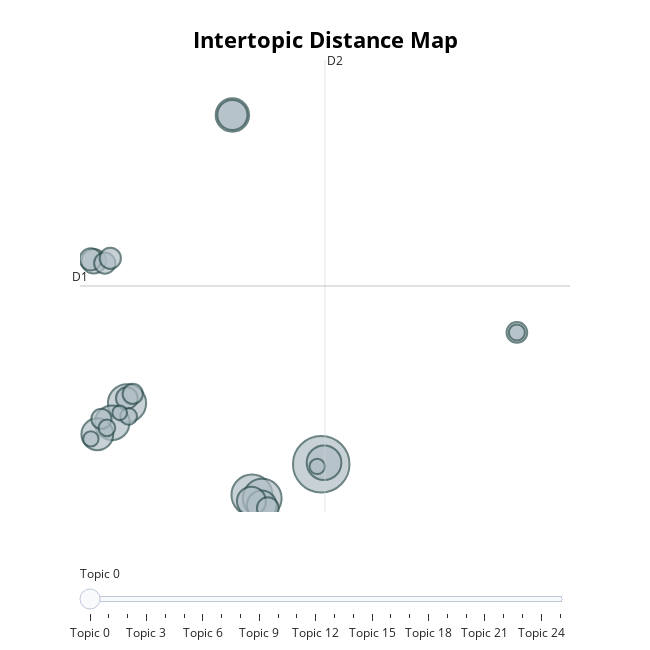

Notebook code for this chart:
### Code cell
model.visualize_topics()

### Figure 1 — Plotly figure (JSON) as saved in the notebook; plotly's stock layout.template omitted (floating-point values rounded to 4 significant figures)
{"data": [{"customdata": [[0, "writing | feedback | the | of | and", 149], [1, "mobile | learning | the | mall | of", 78], [2, "teachers | technology | and | of | the", 70], [3, "intercultural | telecollaboration | and | the | of", 68], [4, "task | in | the | and | of", 56], [5, "corpus | ddl | the | of | corpora", 56], [6, "vr | virtual | the | and | in", 52], [7, "pronunciation | asr | the | of | and", 47], [8, "game | games | gaming | and | in", 42], [9, "blended | learning | course | and | the", 41], [10, "call | of | the | and | quot", 39], [11, "glosses | vocabulary | the | gloss | of", 28], [12, "captions | comprehension | captioning | listening | caption", 23], [13, "flipped | the | classroom | in | and", 22], [14, "and | identity | of | in | online", 22], [15, "vocabulary | the | of | knowledge | and", 21], [16, "reading | students | the | and | comprehension", 21], [17, "facebook | social | the | networking | learning", 20], [18, "digital | storytelling | fan | the | and", 19], [19, "robot | rall | the | in | of", 19], [20, "pragmatics | pragmatic | of | the | to", 13], [21, "multimodal | videoconferencing | online | webcam | of", 13], [22, "wtc | l2 | english | idle | informal", 12], [23, "listening | test | item | comprehension | metacognitive", 11], [24, "mt | translation | machine | students | texts", 11], [25, "whatsapp | to | the | of | in", 10]], "hovertemplate": "<b>Topic %{customdata[0]}</b><br>%{customdata[1]}<br>Size: %{customdata[2]}", "legendgroup": "", "marker": {"color": "#B0BEC5", "line": {"color": "DarkSlateGrey", "width": 2}, "size": [149, 78, 70, 68, 56, 56, 52, 47, 42, 41, 39, 28, 23, 22, 22, 21, 21, 20, 19, 19, 13, 13, 12, 11, 11, 10], "sizemode": "area", "sizeref": 0.09312, "symbol": "circle"}, "mode": "markers", "name": "", "orientation": "v", "showlegend": false, "type": "scatter", "x": [5.297, 2.982, 3.326, -1.191, -1.687, 5.391, 2.328, -2.183, 2.328, 3.31, 2.964, -2.304, -2.402, 3.513, -1.197, -1.935, -1.751, 11.83, -1.001, -2.046, -1.863, -1.138, 11.83, -2.399, 5.163, -1.435], "xaxis": "x", "y": [1.1, -0.8148, -1.014, 4.9, 3.682, 1.194, 22.85, 2.97, 22.85, -1.451, -1.199, 13.75, 13.87, -1.629, 5.215, 13.63, 13.93, 9.31, 5.48, 3.924, 3.368, 4.079, 9.31, 2.681, 0.9661, 4.31], "yaxis": "y"}], "layout": {"annotations": [{"showarrow": false, "text": "D1", "x": -2.762, "y": 12.2, "yshift": 10}, {"showarrow": false, "text": "D2", "x": 5.423, "xshift": 10, "y": 26.28}], "height": 650, "hoverlabel": {"bgcolor": "white", "font": {"family": "Rockwell", "size": 16}}, "legend": {"itemsizing": "constant", "tracegroupgap": 0}, "margin": {"t": 60}, "shapes": [{"line": {"color": "#CFD8DC", "width": 2}, "type": "line", "x0": 5.423, "x1": 5.423, "y0": -1.873, "y1": 26.28}, {"line": {"color": "#9E9E9E", "width": 2}, "type": "line", "x0": -2.762, "x1": 13.61, "y0": 12.2, "y1": 12.2}], "sliders": [{"active": 0, "pad": {"t": 50}, "steps": [{"args": [{"marker.color": [["red", "#B0BEC5", "#B0BEC5", "#B0BEC5", "#B0BEC5", "#B0BEC5", "#B0BEC5", "#B0BEC5", "#B0BEC5", "#B0BEC5", "#B0BEC5", "#B0BEC5", "#B0BEC5", "#B0BEC5", "#B0BEC5", "#B0BEC5", "#B0BEC5", "#B0BEC5", "#B0BEC5", "#B0BEC5", "#B0BEC5", "#B0BEC5", "#B0BEC5", "#B0BEC5", "#B0BEC5", "#B0BEC5"]]}], "label": "Topic 0", "method": "update"}, {"args": [{"marker.color": [["#B0BEC5", "red", "#B0BEC5", "#B0BEC5", "#B0BEC5", "#B0BEC5", "#B0BEC5", "#B0BEC5", "#B0BEC5", "#B0BEC5", "#B0BEC5", "#B0BEC5", "#B0BEC5", "#B0BEC5", "#B0BEC5", "#B0BEC5", "#B0BEC5", "#B0BEC5", "#B0BEC5", "#B0BEC5", "#B0BEC5", "#B0BEC5", "#B0BEC5", "#B0BEC5", "#B0BEC5", "#B0BEC5"]]}], "label": "Topic 1", "method": "update"}, {"args": [{"marker.color": [["#B0BEC5", "#B0BEC5", "red", "#B0BEC5", "#B0BEC5", "#B0BEC5", "#B0BEC5", "#B0BEC5", "#B0BEC5", "#B0BEC5", "#B0BEC5", "#B0BEC5", "#B0BEC5", "#B0BEC5", "#B0BEC5", "#B0BEC5", "#B0BEC5", "#B0BEC5", "#B0BEC5", "#B0BEC5", "#B0BEC5", "#B0BEC5", "#B0BEC5", "#B0BEC5", "#B0BEC5", "#B0BEC5"]]}], "label": "Topic 2", "method": "update"}, {"args": [{"marker.color": [["#B0BEC5", "#B0BEC5", "#B0BEC5", "red", "#B0BEC5", "#B0BEC5", "#B0BEC5", "#B0BEC5", "#B0BEC5", "#B0BEC5", "#B0BEC5", "#B0BEC5", "#B0BEC5", "#B0BEC5", "#B0BEC5", "#B0BEC5", "#B0BEC5", "#B0BEC5", "#B0BEC5", "#B0BEC5", "#B0BEC5", "#B0BEC5", "#B0BEC5", "#B0BEC5", "#B0BEC5", "#B0BEC5"]]}], "label": "Topic 3", "method": "update"}, {"args": [{"marker.color": [["#B0BEC5", "#B0BEC5", "#B0BEC5", "#B0BEC5", "red", "#B0BEC5", "#B0BEC5", "#B0BEC5", "#B0BEC5", "#B0BEC5", "#B0BEC5", "#B0BEC5", "#B0BEC5", "#B0BEC5", "#B0BEC5", "#B0BEC5", "#B0BEC5", "#B0BEC5", "#B0BEC5", "#B0BEC5", "#B0BEC5", "#B0BEC5", "#B0BEC5", "#B0BEC5", "#B0BEC5", "#B0BEC5"]]}], "label": "Topic 4", "method": "update"}, {"args": [{"marker.color": [["#B0BEC5", "#B0BEC5", "#B0BEC5", "#B0BEC5", "#B0BEC5", "red", "#B0BEC5", "#B0BEC5", "#B0BEC5", "#B0BEC5", "#B0BEC5", "#B0BEC5", "#B0BEC5", "#B0BEC5", "#B0BEC5", "#B0BEC5", "#B0BEC5", "#B0BEC5", "#B0BEC5", "#B0BEC5", "#B0BEC5", "#B0BEC5", "#B0BEC5", "#B0BEC5", "#B0BEC5", "#B0BEC5"]]}], "label": "Topic 5", "method": "update"}, {"args": [{"marker.color": [["#B0BEC5", "#B0BEC5", "#B0BEC5", "#B0BEC5", "#B0BEC5", "#B0BEC5", "red", "#B0BEC5", "#B0BEC5", "#B0BEC5", "#B0BEC5", "#B0BEC5", "#B0BEC5", "#B0BEC5", "#B0BEC5", "#B0BEC5", "#B0BEC5", "#B0BEC5", "#B0BEC5", "#B0BEC5", "#B0BEC5", "#B0BEC5", "#B0BEC5", "#B0BEC5", "#B0BEC5", "#B0BEC5"]]}], "label": "Topic 6", "method": "update"}, {"args": [{"marker.color": [["#B0BEC5", "#B0BEC5", "#B0BEC5", "#B0BEC5", "#B0BEC5", "#B0BEC5", "#B0BEC5", "red", "#B0BEC5", "#B0BEC5", "#B0BEC5", "#B0BEC5", "#B0BEC5", "#B0BEC5", "#B0BEC5", "#B0BEC5", "#B0BEC5", "#B0BEC5", "#B0BEC5", "#B0BEC5", "#B0BEC5", "#B0BEC5", "#B0BEC5", "#B0BEC5", "#B0BEC5", "#B0BEC5"]]}], "label": "Topic 7", "method": "update"}, {"args": [{"marker.color": [["#B0BEC5", "#B0BEC5", "#B0BEC5", "#B0BEC5", "#B0BEC5", "#B0BEC5", "#B0BEC5", "#B0BEC5", "red", "#B0BEC5", "#B0BEC5", "#B0BEC5", "#B0BEC5", "#B0BEC5", "#B0BEC5", "#B0BEC5", "#B0BEC5", "#B0BEC5", "#B0BEC5", "#B0BEC5", "#B0BEC5", "#B0BEC5", "#B0BEC5", "#B0BEC5", "#B0BEC5", "#B0BEC5"]]}], "label": "Topic 8", "method": "update"}, {"args": [{"marker.color": [["#B0BEC5", "#B0BEC5", "#B0BEC5", "#B0BEC5", "#B0BEC5", "#B0BEC5", "#B0BEC5", "#B0BEC5", "#B0BEC5", "red", "#B0BEC5", "#B0BEC5", "#B0BEC5", "#B0BEC5", "#B0BEC5", "#B0BEC5", "#B0BEC5", "#B0BEC5", "#B0BEC5", "#B0BEC5", "#B0BEC5", "#B0BEC5", "#B0BEC5", "#B0BEC5", "#B0BEC5", "#B0BEC5"]]}], "label": "Topic 9", "method": "update"}, {"args": [{"marker.color": [["#B0BEC5", "#B0BEC5", "#B0BEC5", "#B0BEC5", "#B0BEC5", "#B0BEC5", "#B0BEC5", "#B0BEC5", "#B0BEC5", "#B0BEC5", "red", "#B0BEC5", "#B0BEC5", "#B0BEC5", "#B0BEC5", "#B0BEC5", "#B0BEC5", "#B0BEC5", "#B0BEC5", "#B0BEC5", "#B0BEC5", "#B0BEC5", "#B0BEC5", "#B0BEC5", "#B0BEC5", "#B0BEC5"]]}], "label": "Topic 10", "method": "update"}, {"args": [{"marker.color": [["#B0BEC5", "#B0BEC5", "#B0BEC5", "#B0BEC5", "#B0BEC5", "#B0BEC5", "#B0BEC5", "#B0BEC5", "#B0BEC5", "#B0BEC5", "#B0BEC5", "red", "#B0BEC5", "#B0BEC5", "#B0BEC5", "#B0BEC5", "#B0BEC5", "#B0BEC5", "#B0BEC5", "#B0BEC5", "#B0BEC5", "#B0BEC5", "#B0BEC5", "#B0BEC5", "#B0BEC5", "#B0BEC5"]]}], "label": "Topic 11", "method": "update"}, {"args": [{"marker.color": [["#B0BEC5", "#B0BEC5", "#B0BEC5", "#B0BEC5", "#B0BEC5", "#B0BEC5", "#B0BEC5", "#B0BEC5", "#B0BEC5", "#B0BEC5", "#B0BEC5", "#B0BEC5", "red", "#B0BEC5", "#B0BEC5", "#B0BEC5", "#B0BEC5", "#B0BEC5", "#B0BEC5", "#B0BEC5", "#B0BEC5", "#B0BEC5", "#B0BEC5", "#B0BEC5", "#B0BEC5", "#B0BEC5"]]}], "label": "Topic 12", "method": "update"}, {"args": [{"marker.color": [["#B0BEC5", "#B0BEC5", "#B0BEC5", "#B0BEC5", "#B0BEC5", "#B0BEC5", "#B0BEC5", "#B0BEC5", "#B0BEC5", "#B0BEC5", "#B0BEC5", "#B0BEC5", "#B0BEC5", "red", "#B0BEC5", "#B0BEC5", "#B0BEC5", "#B0BEC5", "#B0BEC5", "#B0BEC5", "#B0BEC5", "#B0BEC5", "#B0BEC5", "#B0BEC5", "#B0BEC5", "#B0BEC5"]]}], "label": "Topic 13", "method": "update"}, {"args": [{"marker.color": [["#B0BEC5", "#B0BEC5", "#B0BEC5", "#B0BEC5", "#B0BEC5", "#B0BEC5", "#B0BEC5", "#B0BEC5", "#B0BEC5", "#B0BEC5", "#B0BEC5", "#B0BEC5", "#B0BEC5", "#B0BEC5", "red", "#B0BEC5", "#B0BEC5", "#B0BEC5", "#B0BEC5", "#B0BEC5", "#B0BEC5", "#B0BEC5", "#B0BEC5", "#B0BEC5", "#B0BEC5", "#B0BEC5"]]}], "label": "Topic 14", "method": "update"}, {"args": [{"marker.color": [["#B0BEC5", "#B0BEC5", "#B0BEC5", "#B0BEC5", "#B0BEC5", "#B0BEC5", "#B0BEC5", "#B0BEC5", "#B0BEC5", "#B0BEC5", "#B0BEC5", "#B0BEC5", "#B0BEC5", "#B0BEC5", "#B0BEC5", "red", "#B0BEC5", "#B0BEC5", "#B0BEC5", "#B0BEC5", "#B0BEC5", "#B0BEC5", "#B0BEC5", "#B0BEC5", "#B0BEC5", "#B0BEC5"]]}], "label": "Topic 15", "method": "update"}, {"args": [{"marker.color": [["#B0BEC5", "#B0BEC5", "#B0BEC5", "#B0BEC5", "#B0BEC5", "#B0BEC5", "#B0BEC5", "#B0BEC5", "#B0BEC5", "#B0BEC5", "#B0BEC5", "#B0BEC5", "#B0BEC5", "#B0BEC5", "#B0BEC5", "#B0BEC5", "red", "#B0BEC5", "#B0BEC5", "#B0BEC5", "#B0BEC5", "#B0BEC5", "#B0BEC5", "#B0BEC5", "#B0BEC5", "#B0BEC5"]]}], "label": "Topic 16", "method": "update"}, {"args": [{"marker.color": [["#B0BEC5", "#B0BEC5", "#B0BEC5", "#B0BEC5", "#B0BEC5", "#B0BEC5", "#B0BEC5", "#B0BEC5", "#B0BEC5", "#B0BEC5", "#B0BEC5", "#B0BEC5", "#B0BEC5", "#B0BEC5", "#B0BEC5", "#B0BEC5", "#B0BEC5", "red", "#B0BEC5", "#B0BEC5", "#B0BEC5", "#B0BEC5", "#B0BEC5", "#B0BEC5", "#B0BEC5", "#B0BEC5"]]}], "label": "Topic 17", "method": "update"}, {"args": [{"marker.color": [["#B0BEC5", "#B0BEC5", "#B0BEC5", "#B0BEC5", "#B0BEC5", "#B0BEC5", "#B0BEC5", "#B0BEC5", "#B0BEC5", "#B0BEC5", "#B0BEC5", "#B0BEC5", "#B0BEC5", "#B0BEC5", "#B0BEC5", "#B0BEC5", "#B0BEC5", "#B0BEC5", "red", "#B0BEC5", "#B0BEC5", "#B0BEC5", "#B0BEC5", "#B0BEC5", "#B0BEC5", "#B0BEC5"]]}], "label": "Topic 18", "method": "update"}, {"args": [{"marker.color": [["#B0BEC5", "#B0BEC5", "#B0BEC5", "#B0BEC5", "#B0BEC5", "#B0BEC5", "#B0BEC5", "#B0BEC5", "#B0BEC5", "#B0BEC5", "#B0BEC5", "#B0BEC5", "#B0BEC5", "#B0BEC5", "#B0BEC5", "#B0BEC5", "#B0BEC5", "#B0BEC5", "#B0BEC5", "red", "#B0BEC5", "#B0BEC5", "#B0BEC5", "#B0BEC5", "#B0BEC5", "#B0BEC5"]]}], "label": "Topic 19", "method": "update"}, {"args": [{"marker.color": [["#B0BEC5", "#B0BEC5", "#B0BEC5", "#B0BEC5", "#B0BEC5", "#B0BEC5", "#B0BEC5", "#B0BEC5", "#B0BEC5", "#B0BEC5", "#B0BEC5", "#B0BEC5", "#B0BEC5", "#B0BEC5", "#B0BEC5", "#B0BEC5", "#B0BEC5", "#B0BEC5", "#B0BEC5", "#B0BEC5", "red", "#B0BEC5", "#B0BEC5", "#B0BEC5", "#B0BEC5", "#B0BEC5"]]}], "label": "Topic 20", "method": "update"}, {"args": [{"marker.color": [["#B0BEC5", "#B0BEC5", "#B0BEC5", "#B0BEC5", "#B0BEC5", "#B0BEC5", "#B0BEC5", "#B0BEC5", "#B0BEC5", "#B0BEC5", "#B0BEC5", "#B0BEC5", "#B0BEC5", "#B0BEC5", "#B0BEC5", "#B0BEC5", "#B0BEC5", "#B0BEC5", "#B0BEC5", "#B0BEC5", "#B0BEC5", "red", "#B0BEC5", "#B0BEC5", "#B0BEC5", "#B0BEC5"]]}], "label": "Topic 21", "method": "update"}, {"args": [{"marker.color": [["#B0BEC5", "#B0BEC5", "#B0BEC5", "#B0BEC5", "#B0BEC5", "#B0BEC5", "#B0BEC5", "#B0BEC5", "#B0BEC5", "#B0BEC5", "#B0BEC5", "#B0BEC5", "#B0BEC5", "#B0BEC5", "#B0BEC5", "#B0BEC5", "#B0BEC5", "#B0BEC5", "#B0BEC5", "#B0BEC5", "#B0BEC5", "#B0BEC5", "red", "#B0BEC5", "#B0BEC5", "#B0BEC5"]]}], "label": "Topic 22", "method": "update"}, {"args": [{"marker.color": [["#B0BEC5", "#B0BEC5", "#B0BEC5", "#B0BEC5", "#B0BEC5", "#B0BEC5", "#B0BEC5", "#B0BEC5", "#B0BEC5", "#B0BEC5", "#B0BEC5", "#B0BEC5", "#B0BEC5", "#B0BEC5", "#B0BEC5", "#B0BEC5", "#B0BEC5", "#B0BEC5", "#B0BEC5", "#B0BEC5", "#B0BEC5", "#B0BEC5", "#B0BEC5", "red", "#B0BEC5", "#B0BEC5"]]}], "label": "Topic 23", "method": "update"}, {"args": [{"marker.color": [["#B0BEC5", "#B0BEC5", "#B0BEC5", "#B0BEC5", "#B0BEC5", "#B0BEC5", "#B0BEC5", "#B0BEC5", "#B0BEC5", "#B0BEC5", "#B0BEC5", "#B0BEC5", "#B0BEC5", "#B0BEC5", "#B0BEC5", "#B0BEC5", "#B0BEC5", "#B0BEC5", "#B0BEC5", "#B0BEC5", "#B0BEC5", "#B0BEC5", "#B0BEC5", "#B0BEC5", "red", "#B0BEC5"]]}], "label": "Topic 24", "method": "update"}, {"args": [{"marker.color": [["#B0BEC5", "#B0BEC5", "#B0BEC5", "#B0BEC5", "#B0BEC5", "#B0BEC5", "#B0BEC5", "#B0BEC5", "#B0BEC5", "#B0BEC5", "#B0BEC5", "#B0BEC5", "#B0BEC5", "#B0BEC5", "#B0BEC5", "#B0BEC5", "#B0BEC5", "#B0BEC5", "#B0BEC5", "#B0BEC5", "#B0BEC5", "#B0BEC5", "#B0BEC5", "#B0BEC5", "#B0BEC5", "red"]]}], "label": "Topic 25", "method": "update"}]}], "title": {"font": {"color": "Black", "size": 22}, "text": "<b>Intertopic Distance Map</b>", "x": 0.5, "xanchor": "center", "y": 0.95, "yanchor": "top"}, "width": 650, "xaxis": {"anchor": "y", "domain": [0, 1], "range": [-2.762, 13.61], "title": {"text": ""}, "visible": false}, "yaxis": {"anchor": "x", "domain": [0, 1], "range": [-1.873, 26.28], "title": {"text": ""}, "visible": false}}}
